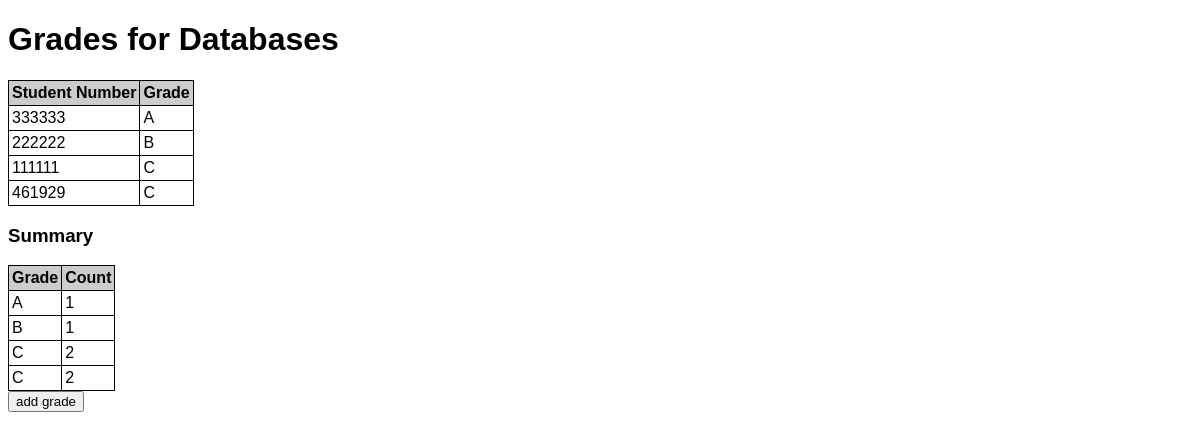
/course/DAT220, run on the app's committed database.
### tables this page shows
CREATE TABLE courses (
                                id TEXT PRIMARY KEY,
                                name TEXT
                            );

CREATE TABLE grades (
                                id INTEGER PRIMARY KEY,
                                student_no INTEGER NOT NULL,
                                course_id TEXT NOT NULL,
                                grade TEXT NOT NULL,
                                FOREIGN KEY (student_no) REFERENCES students (student_no),
                                FOREIGN KEY (course_id) REFERENCES courses (id)
                            );

### app.py (the view)
@app.route('/course/<course_code>')
def course(course_code):
    conn = get_db()
    cur = conn.cursor()
    try:
        dataHolder = []
        dataToCount = []
        sql = "SELECT grades.student_no, grades.course_id, grades.grade, courses.name FROM grades, courses WHERE courses.id=? and grades.course_id=? ORDER BY grades.grade ASC"
        cur.execute(sql, (course_code, course_code,))
        for (student_no, course_id, grade, courseN) in cur:
            dataHolder.append({
                "student_no": student_no,
                "course_id": course_id,
                "grade": grade,
                "courseN": courseN
            })
            dataToCount.append(grade)
        return render_template("course.html", dataC=dataToCount, data=dataHolder, givenCourse=course_code)
    finally:
        dataHolder = []
        cur.close()

### app.py (called while the page is built)
def get_db():
    db = getattr(g, '_database', None)
    if db is None:
        db = g._database = sqlite3.connect(DATABASE)
    return db

@app.teardown_appcontext
def close_connection(exception):
    db = getattr(g, '_database', None)
    if db is not None:
        db.close()

### templates/course.html (shortened to what this page needs)
<!DOCTYPE html>
<html lang="en">
<head>
    <link rel="stylesheet" href="../static/style.css"/>
</head>
<body>
<h1>Grades for {{ data[0].courseN }}</h1>
            <table>
                <thead>
                    <tr>
                        <th>Student Number</th>
                        <th>Grade</th>
                    </tr>
                </thead>
                <tbody>
            {% for note in data %}
            <tr>
                <td>{{ note.student_no }} </td>
                <td> {{ note.grade }}</td>
            </tr>
            {% endfor %}
            </tbody>
            </table>
            <h3>Summary</h3><table>
                <thead>
                <tr><th>Grade</th><th>Count</th></tr>
                </thead>
                <tbody>
                {% for note in data %}
                <tr><td> {{note.grade}}</td><td>{{dataC.count(note.grade)}}</td></tr>
                {% endfor %}
                </tbody>
                </table>
    <form action="/add_grade_error" method="get">
        <input type="submit" value="add grade">
    </form>
</body>
</html>

### static/style.css (style rules this page uses)
* { font-family: Verdana, Arial, sans-serif; }
table { border-collapse: collapse; }
th { background-color: #cccccc; text-align: left; }
td, th { border: 1px solid black; padding: 3px; }

### data on the page
courses: name "Databases"
grades: student_no "333333", grade "A", count "1"
grades: student_no "222222", grade "B", count "1"
grades: student_no "111111", grade "C", count "2"
grades: student_no "461929", grade "C", count "2"
